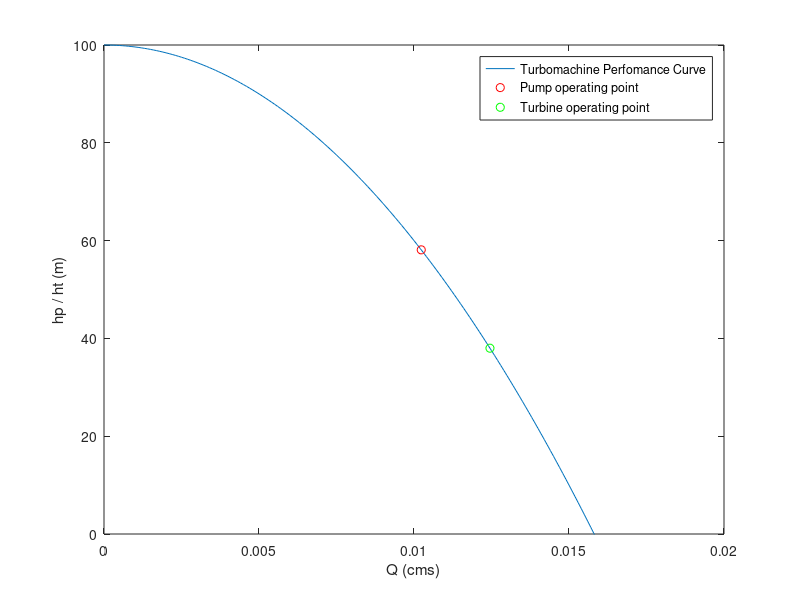

This chart was generated by the following MATLAB code:
%%%%%%%%%%%%%%%%%%%%%%%%%%%%%%%%%%%%%%%%%%%%%%%%%%%%%%%%%%%%%%%%%%%%%%%%%%
%
% This mfile will compute the flow rates and turbomachine powers for
% an example 'pumped storage' situation.
%
% David Hill, Oregon State University
% dfh@oregonstate.edu
% 2022
%
%%%%%%%%%%%%%%%%%%%%%%%%%%%%%%%%%%%%%%%%%%%%%%%%%%%%%%%%%%%%%%%%%%%%%%%%%%

clear all
close all
clc

% Geometric properties
dz = 50;    %difference in free surface elevation between reservoirs in m
l = 250;    %length of pipe in m.
d = 0.1;    %diameter of pipe in m
ep = 0.00026;   %pipe roughness height in m

% Fluid properties
rho=1000;   %water density in kg/m^3
g=9.81;     %gravity in m/s^2
gam=rho*g;  %water specific weight in N/m^3

% Pump characteristics. We assume a pump performance curve like:
%
% hp = A - B*Q^2, where A and B are constants
A = 100;
B = 400000;

%%%%%%%%%%%%%%%%%%%%%%%%%%%%%%%%%%%%%%%%%%%%%%%%%%%%%%%%%%%%%%%%%%%%%%%%%%
% Equations for the case of the water moving uphill

%first solve the fully-turbulent Haaland equation for friction factor f

f=(1/(-1.8*log10((ep/d)^(1.11))))^2;

%next, combined the energy equation, the pump performance equation, and the
%Darcy-Weisbach equation to solve for Q (cubic meters per second)

disp(['Here are the results for the case of pumping water uphill:'])
disp(' ')

Q1=sqrt((A-dz)/(B+f*l/d/2/g/(pi/4*d^2)^2));
disp(['The pump flowrate (cubic meters per sec) is ' num2str(Q1)])

%with this solved for, use pump performance curve to get the pump head (m)

hp=A-B*Q1^2;
disp(['The pump head (meters) supplied is ' num2str(hp)])

%next, get the pump power in kilowatts

P=gam*hp*Q1/1000;
disp(['The theoretical pump power (kilowatts) is ' num2str(P)])
disp(' ')

%%%%%%%%%%%%%%%%%%%%%%%%%%%%%%%%%%%%%%%%%%%%%%%%%%%%%%%%%%%%%%%%%%%%%%%%%%
% Equations for the case of the water moving downhill

%note that the friction factor does not change.

%next, combine the energy equation, the pump performance equation, and the
%Darcy-Weisbach equation to solve for Q (cubic meters per second). The only
%change to the energy equation is that we now have ht = dz - hf

disp(['Here are the results for the case of water flowing downhill:'])
disp(' ')

Q2=sqrt((A-dz)/(B-f*l/d/2/g/(pi/4*d^2)^2));
disp(['The turbine flowrate (cubic meters per sec) is ' num2str(Q2)])

%with this solved for, use pump performance curve to get the pump head (m)

ht=A-B*Q2^2;
disp(['The turbine head (meters) extracted is ' num2str(ht)])

%next, get the pump power in kilowatts

P=gam*ht*Q2/1000;
disp(['The theoretical turbine power (kilowatts) is ' num2str(P)])
disp(' ')

%%%%%%%%%%%%%%%%%%%%%%%%%%%%%%%%%%%%%%%%%%%%%%%%%%%%%%%%%%%%%%%%%%%%%%%%%%
% Plot the operating points on the performance curve

q=0:.0001:.02;
figure(1)
plot(q,A-B*q.^2);
axis([min(q) max(q) 0 max(A-B*q.^2)])
xlabel('Q (cms)'); ylabel('hp / ht (m)');
hold on
plot(Q1,hp,'ro')
plot(Q2,ht,'go')

legend('Turbomachine Perfomance Curve','Pump operating point','Turbine operating point')
